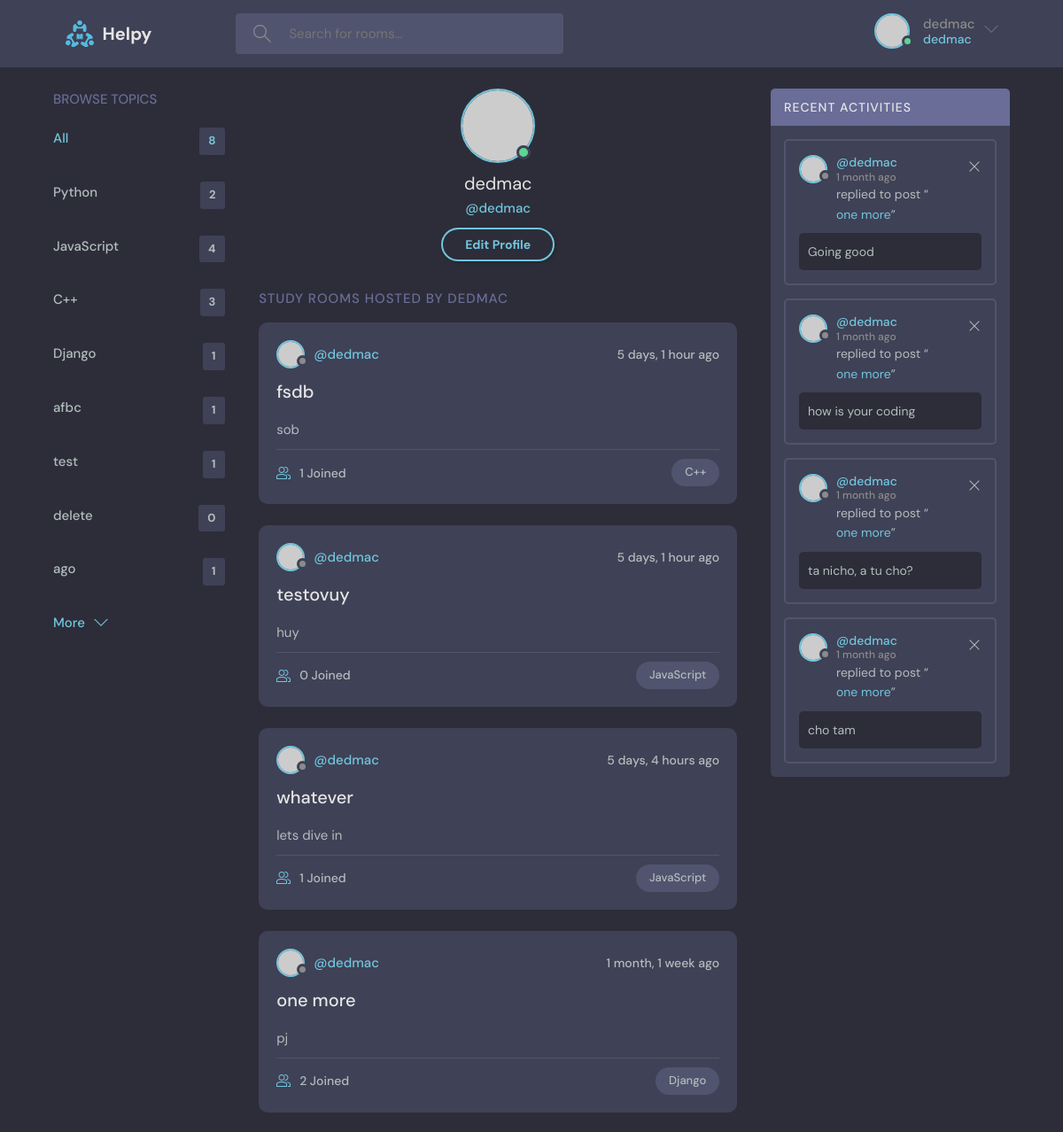
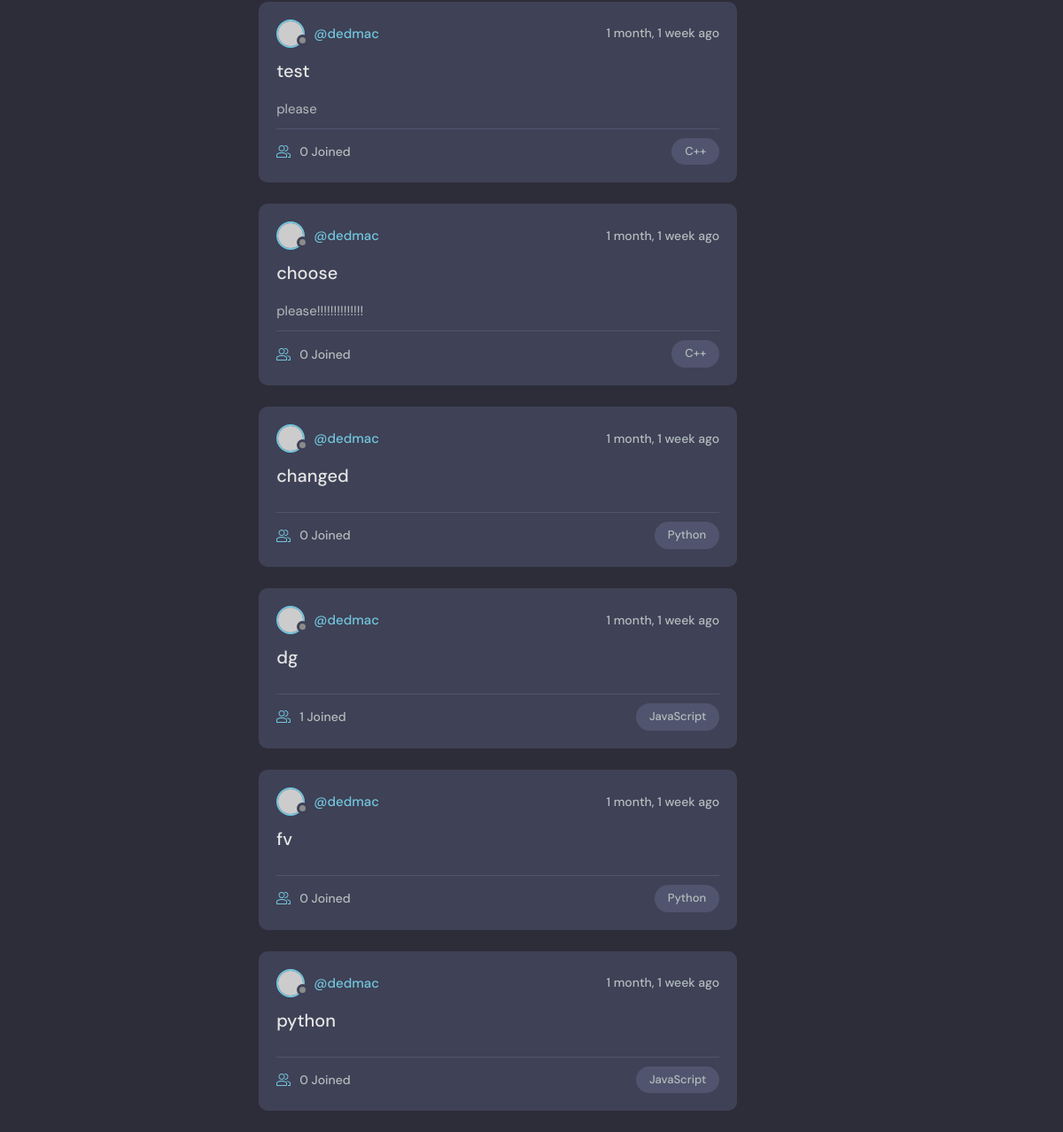
The app's page /rooms/profile/1/ (signed in) with its own data (2 pictures, top to bottom).
### rooms/models.py (models this page shows, shortened)
class Topic(models.Model):
    name = models.CharField(max_length=50)
    def __str__(self):
        return self.name

class Room(models.Model):
    host = models.ForeignKey(User, on_delete=models.SET_NULL, null=True)
    name = models.CharField(max_length=200)
    topic = models.ForeignKey(Topic, on_delete=models.SET_NULL, null=True)
    description = models.TextField(null=True, blank=True)
    participants = models.ManyToManyField(User, related_name="participants")
    created = models.DateTimeField(auto_now=False, auto_now_add=True)
    updated = models.DateTimeField(auto_now=True, auto_now_add=False)
    def __str__(self) -> str:
        return self.name
    def get_absolute_url(self):
        return reverse("rooms-detail", kwargs={"pk": self.pk})
    class Meta:
        ordering = ["-updated", "-created"]

class Message(models.Model):
    user = models.ForeignKey(User, on_delete=models.CASCADE)
    room = models.ForeignKey(Room, on_delete=models.CASCADE)
    text = models.TextField()
    created = models.DateTimeField(auto_now=False, auto_now_add=True)
    updated = models.DateTimeField(auto_now=True, auto_now_add=False)
    def __str__(self):
        return self.text[:50]

### rooms/views.py (the view)
# urls.py: path("profile/<int:pk>/", views.profile_view, name="profile"),
@login_required(login_url="login")
def profile_view(request, pk):
    user = User.objects.get(id=pk)
    rooms = user.room_set.all()
    activity = user.message_set.all().order_by("-updated", "-created")
    topics = Topic.objects.all()
    context = {
        "user": user,
        "rooms_list": rooms,
        "topics": topics,
        "activity": activity,
    }
    return render(request, "profile.html", context)

### templates/profile.html (shortened to what this page needs)
{% extends "main.html" %}
{% block content %}
<main class="profile-page layout layout--3">
  <div class="container">
    {% include "topic-bar.html" %}
    <div class="roomList">
      <div class="profile">
        <div class="profile__avatar">
          <div class="avatar avatar--large active">
            <img src="https://randomuser.me/api/portraits/men/11.jpg" />
          </div>
        </div>
        <div class="profile__info">
          <h3>{{user}}</h3>
          <p>@{{ user }}</p>
          {% if request.user == user %}
          <a href="{% url 'profile-edit' %}" class="btn btn--main btn--pill">Edit Profile</a>
          {% endif %}
        </div>
      </div>
      <div class="roomList__header">
        <div>
          <h2>Study Rooms Hosted by {{ user }}</a>
          </h2>
        </div>
      </div>
      {% include "rooms/feed.html" %}
    </div>
    {% include "activity-bar.html" %}
  </div>
</main>
{% endblock content %}

### templates/main.html (shortened to what this page needs)
<!DOCTYPE html>
{% load static %}
<html lang="en">
<head>
    <link rel="stylesheet" type="text/css" media="screen" href='{% static "styles/style.css" %}'>
</head>
<body>
    {% include "navbar.html" %}
    {% block content %}{% endblock content %}
</body>
</html>

### templates/navbar.html (shortened to what this page needs)
{% load static %}
<header class="header header--loggedIn">
    <div class="container">
        <a href="{% url 'rooms-list' %}" class="header__logo">
            <img src="{% static 'images/logo.svg' %}" />
            <h1>Helpy</h1>
        </a>
        <form class="header__search" action="{% url 'rooms-list' %}" method="get">
            <label>
                <input name="q" placeholder="Search for rooms..." />
            </label>
        </form>
        <nav class="header__menu">
            {% if request.user.is_authenticated %}
            <div class="header__user">
                <a href="{% url 'profile' request.user.id %}">
                    <div class="avatar avatar--medium active">
                        <img src="https://randomuser.me/api/portraits/men/37.jpg" />
                    </div>
                    <p>{{request.user}}<span>{{request.user}}</span></p>
                </a>
                <button class="dropdown-button">
                    <svg version="1.1" xmlns="http://www.w3.org/2000/svg" width="32" height="32" viewBox="0 0 32 32">
                        <title>chevron-down</title>
                        <path d="M16 21l-13-13h-3l16 16 16-16h-3l-13 13z"></path>
                    </svg>
                </button>
            </div>
            {% else %}
            <a href="{% url 'login' %}">
                <img src="{% static 'images/avatar.svg' %}" />
                <p>Login</p>
            </a>
            {% endif %}
        </nav>
    </div>
</header>

### templates/topic-bar.html
<div class="topics">
    <div class="topics__header">
        <h2>Browse Topics</h2>
    </div>
    <ul class="topics__list">
        <li>
            <a href="{% url 'rooms-list' %}" class="active">All <span>{{topics.count}}</span></a>
        </li>
        {% for topic in topics%}
        <li class="topic">
            <a href="{% url 'rooms-list'%}?q={{topic}}">
                <p>{{topic}}</p>
                <span>{{topic.room_set.all.count}}</span>
            </a>
        </li>
        {% endfor %}
    </ul>
    <a class="btn btn--link" href="{% url 'topics-list' %}">
        <p>More</p>
        <svg version="1.1" xmlns="http://www.w3.org/2000/svg" width="32" height="32" viewBox="0 0 32 32">
            <title>chevron-down</title>
            <path d="M16 21l-13-13h-3l16 16 16-16h-3l-13 13z"></path>
        </svg>
    </a>
</div>

### rooms/templates/rooms/feed.html (shortened to what this page needs)
{% for room in rooms_list %}
<div class="roomListRoom">
    <div class="roomListRoom__header">
        <a href="{% url 'profile' room.host.id %}" class="roomListRoom__author">
            <div class="avatar avatar--small">
                <img src="https://randomuser.me/api/portraits/women/11.jpg" />
            </div>
            <span>@{{ room.host.username }}</span>
        </a>
        <div class="roomListRoom__actions">
            <span>{{room.updated|timesince}} ago</span>
        </div>
    </div>
    <div class="roomListRoom__content">
        <a href="{{ room.get_absolute_url }}">{{ room.name }}</a>
        <p>
            {{room.description|slice:":50"}}
        </p>
    </div>
    <div class="roomListRoom__meta">
        <a href="{{room.get_absolute_url}}" class="roomListRoom__joined">
            {{room.participants.count}} Joined
        </a>
        <p class="roomListRoom__topic">{{ room.topic }}</p>
    </div>
</div>
{% endfor %}

### templates/activity-bar.html
<div class="activities">
    <div class="activities__header">
        <h2>Recent Activities</h2>
    </div>
    {% for message in activity %}
    <div class="activities__box">
        <div class="activities__boxHeader roomListRoom__header">
            <a href="{% url 'profile' message.user.id %}" class="roomListRoom__author">
                <div class="avatar avatar--small">
                    <img src="https://randomuser.me/api/portraits/women/11.jpg" />
                </div>
                <p>
                    @{{ message.user }}
                    <span>{{ message.created|timesince }} ago</span>
                </p>
            </a>
            {% if message.user == request.user%}
            <div class="roomListRoom__actions">
                <a href="{% url 'message-delete' message.room.id message.id%}">
                    <svg version="1.1" xmlns="http://www.w3.org/2000/svg" width="32" height="32" viewBox="0 0 32 32">
                        <title>remove</title>
                        <path
                            d="M27.314 6.019l-1.333-1.333-9.98 9.981-9.981-9.981-1.333 1.333 9.981 9.981-9.981 9.98 1.333 1.333 9.981-9.98 9.98 9.98 1.333-1.333-9.98-9.98 9.98-9.981z">
                        </path>
                    </svg>
                </a>
            </div>
            {% endif %}
        </div>
        <div class="activities__boxContent">
            <p>replied to post “<a href="{{message.room.get_absolute_url}}">{{ message.room }}</a>”</p>
            <div class="activities__boxRoomContent">
                <p>{{ message }}</p>
            </div>
        </div>
    </div>
    {% endfor %}
</div>

### records on screen
Topic: name "Python", room_set.all.count "2"
Topic: name "JavaScript", room_set.all.count "4"
Topic: name "C++", room_set.all.count "3"
Topic: name "Django", room_set.all.count "1"
Topic: name "afbc", room_set.all.count "1"
Topic: name "test", room_set.all.count "1"
Topic: name "delete", room_set.all.count "0"
Topic: name "ago", room_set.all.count "1"
Room: host.username "dedmac", updated "5 days, 1 hour", name "fsdb", description "sob", participants.count "1", topic "C++"
Room: host.username "dedmac", updated "5 days, 1 hour", name "testovuy", description "huy", participants.count "0", topic "JavaScript"
Room: host.username "dedmac", updated "5 days, 4 hours", name "whatever", description "lets dive in", participants.count "1", topic "JavaScript"
Room: host.username "dedmac", updated "1 month, 1 week", name "one more", description "pj", participants.count "2", topic "Django"
Room: host.username "dedmac", updated "1 month, 1 week", name "test", description "please", participants.count "0", topic "C++"
Room: host.username "dedmac", updated "1 month, 1 week", name "choose", description "please!!!!!!!!!!!!!!", participants.count "0", topic "C++"
Room: host.username "dedmac", updated "1 month, 1 week", name "changed", participants.count "0", topic "Python"
Room: host.username "dedmac", updated "1 month, 1 week", name "dg", participants.count "1", topic "JavaScript"
Room: host.username "dedmac", updated "1 month, 1 week", name "fv", participants.count "0", topic "Python"
Room: host.username "dedmac", updated "1 month, 1 week", name "python", participants.count "0", topic "JavaScript"
Message: user "dedmac", created "1 month", room "one more", text "Going good"
Message: user "dedmac", created "1 month", room "one more", text "how is your coding"
Message: user "dedmac", created "1 month", room "one more", text "ta nicho, a tu cho?"
Message: user "dedmac", created "1 month", room "one more", text "cho tam"

### other values on screen
{{ request.user }} "dedmac"
{{ topics.count }} "8"
{{ user }} "dedmac"
{{ user }} "DEDMAC"
